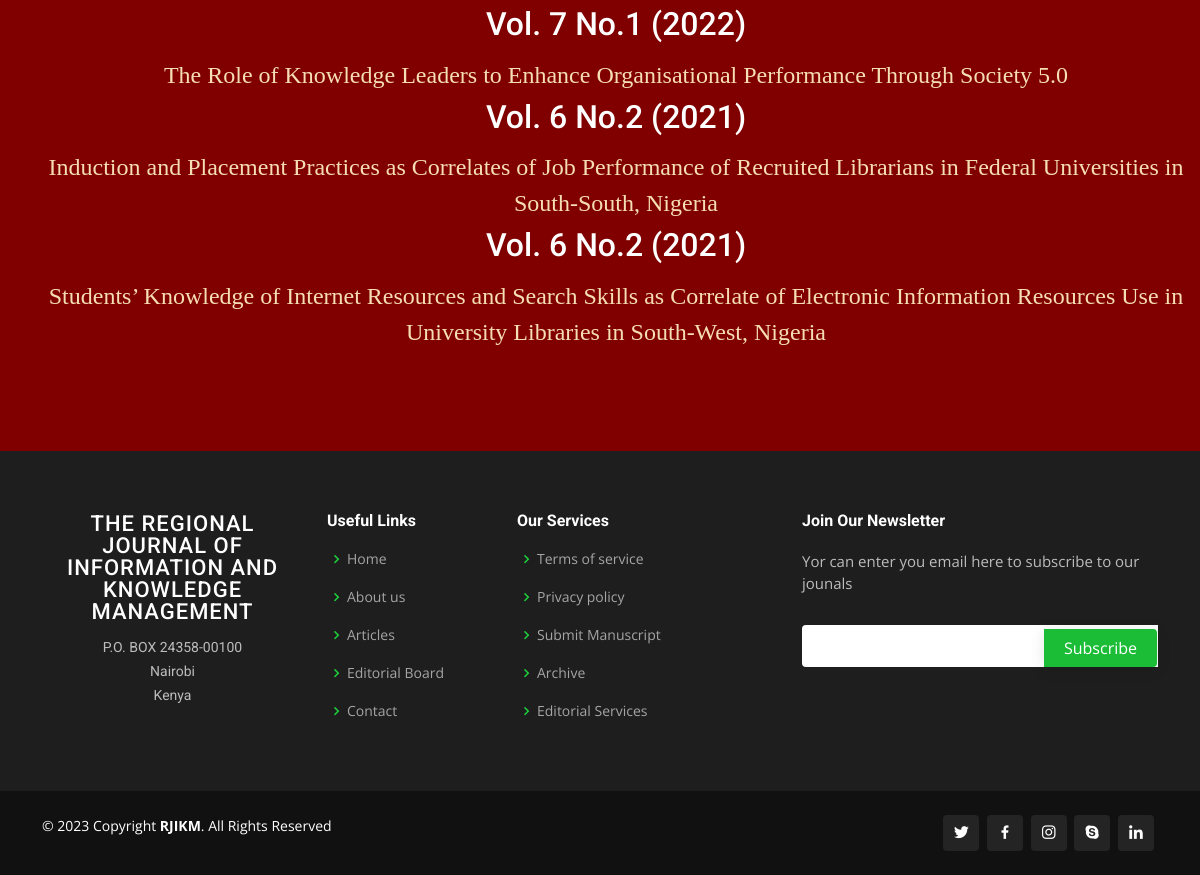
Before: /rjikm/articles (lower part) with the older database file.
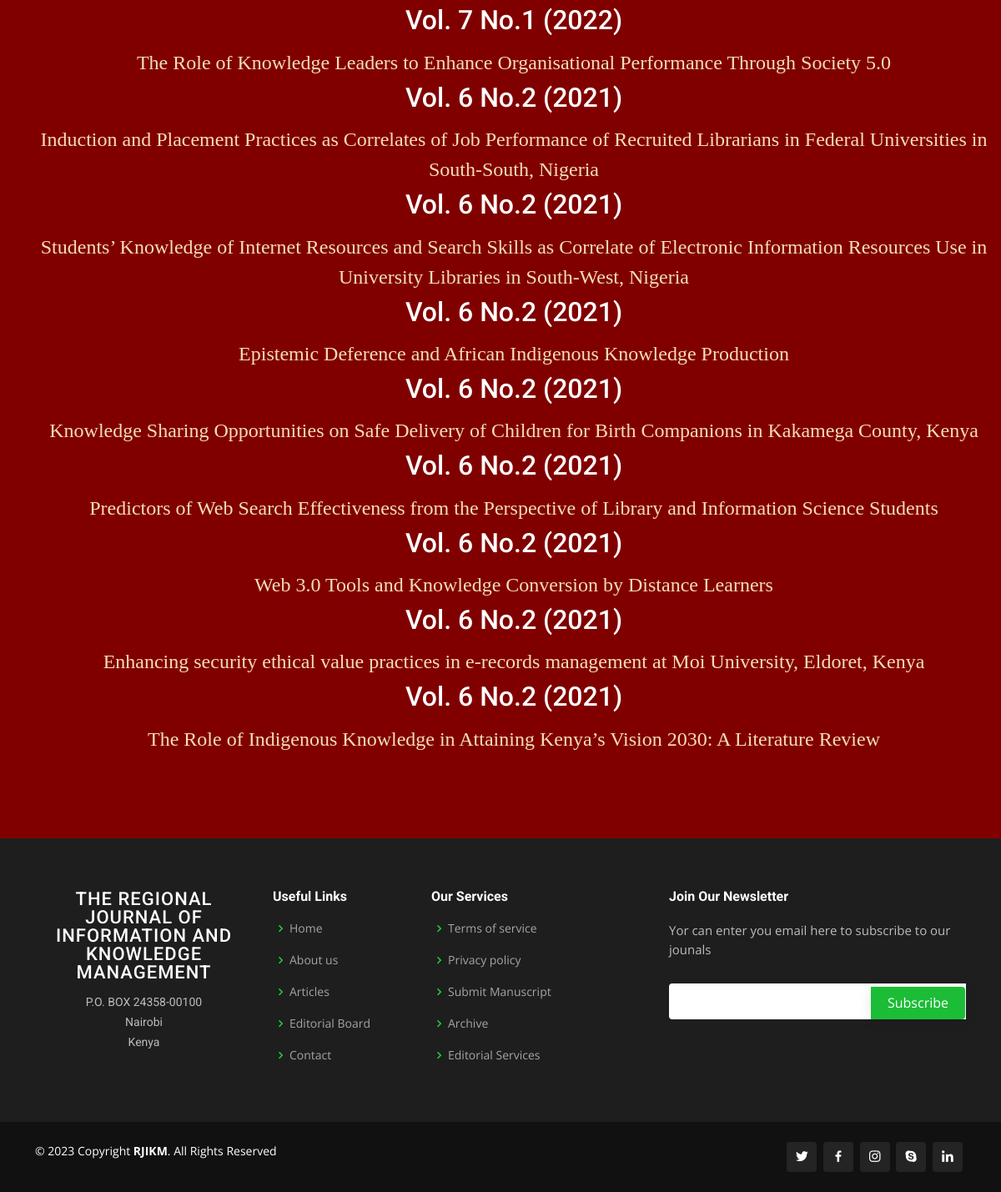
After: the same page with the newer database file.
### rjikm/models.py (models this page shows, shortened)
class Article(models.Model):
    volume = models.CharField(max_length=100, default="untitled")
    title = models.CharField(max_length=400, default='Untitled')
    author1 = models.CharField(max_length=100, default='Anonymous')
    university1 = models.CharField(max_length=100, default='Unknown')
    department1 = models.CharField(max_length=100, default='Unknown')
    email1 = models.EmailField(default='anonymous@example.com')
    author2 = models.CharField(max_length=100, default='Anonymous')
    department2 = models.CharField(max_length=100, default='Unknown')
    university2 = models.CharField(max_length=100, default='Unknown')
    email2 = models.EmailField(default='anonymous@example.com')
    author3 = models.CharField(max_length=100, default='Anonymous')
    department3 = models.CharField(max_length=100, default='Unknown')
    university3 = models.CharField(max_length=100, default='Unknown')
    email3 = models.EmailField(default='anonymous@example.com')
    abstract_title = models.CharField(max_length=100, default='Abstract')
    abstract = models.TextField(default='No abstract provided')
    keyword_title = models.CharField(max_length=100, default="Keyword")
    keywords = models.CharField(max_length=200, default='None')
    pdf_doc = models.FileField(upload_to='rjikm/uploads/', default='Untitled')

### rjikm/views.py (the view)
# urls.py: path("articles", views. articles, name="articles"),
def articles(request):
    articles = Article.objects.all()
    return render(request, "rjikm/articles.html", {'articles': articles})

### rjikm/templates/rjikm/articles.html
{% extends "rjikm/layoutarticles.html" %}
{% block body %}
<section style="background-color: maroon; margin:0px 0px 0px 0px; padding: 100px 0px 80px;">
  <div style=" text-align:center; color: white; font-family: Times New Roman, Times, serif; font-size: 24px;">
    <ol style="display: inline-block; text-align: center; list-style: none;">
        {% for article in articles %}
        {% if article.volume == 'Vol. 7 No.1 (2022)'%}
        <h2 style="text-align:center;"> {{article.volume }} </h2>
        <li style="padding: 5px;" >
        <a href="{% url 'vol7articles' %}" style="text-align: left; color: wheat;" target="_blank"> {{article.title}}</a>
        </li>
        {% else %}
        <h2 style="text-align:center;"> {{article.volume }} </h2>
        <li style="padding: 5px;" >
        <a href="{% url 'vol6_no2_articles' %}" style="text-align: left; color: wheat;" target="_blank">{{article.title}}</a>
        </li>
        {% endif %}
        {% endfor %}
      </ol>
  </div>
</section>
{% endblock %}

### rjikm/templates/rjikm/layoutarticles.html (shortened to what this page needs)
{% load static %}
<!DOCTYPE html>
<html lang="en">
<head>
  <link href="{% static 'vendor/animate.css/animate.min.css' %}" rel="stylesheet">
  <link href="{% static 'vendor/aos/aos.css' %}" rel="stylesheet">
  <link href="{% static 'vendor/bootstrap/css/bootstrap.min.css' %}" rel="stylesheet">
  <link href="{% static 'vendor/bootstrap-icons/bootstrap-icons.css' %}" rel="stylesheet">
  <link href="{% static 'vendor/boxicons/css/boxicons.min.css' %}" rel="stylesheet">
  <link href="{% static 'vendor/glightbox/css/glightbox.min.css' %}" rel="stylesheet">
  <link href="{% static 'vendor/remixicon/remixicon.css' %}" rel="stylesheet">
  <link href="{% static 'vendor/swiper/swiper-bundle.min.css' %}" rel="stylesheet">
    <link href="{% static 'rjikm/style.css' %}" rel="stylesheet">
</head>
<body>
      {% block body %}
      {% endblock %}
<footer id="footer">
    <div class="footer-top">
      <div class="container">
        <div class="row">
          <div class="col-lg-3 col-md-6 footer-contact">
            <h3 style="text-align: center;">The Regional Journal of Information and Knowledge Management</h3>
            <p style="text-align: center;">
              P.O. BOX 24358-00100 <br>
              Nairobi<br>
               Kenya <br><br>
            </p>
          </div>
          <div class="col-lg-2 col-md-6 footer-links">
            <h4>Useful Links</h4>
            <ul>
              <li><i class="bx bx-chevron-right"></i> <a href="{% url 'index' %}">Home</a></li>
              <li><i class="bx bx-chevron-right"></i> <a href="{% url 'about' %}">About us</a></li>
              <li><i class="bx bx-chevron-right"></i> <a href="{% url 'articles' %}">Articles</a></li>
              <li><i class="bx bx-chevron-right"></i> <a href="{% url 'editorial' %}">Editorial Board</a></li>
              <li><i class="bx bx-chevron-right"></i> <a href="{% url 'contact' %}">Contact</a></li>
            </ul>
          </div>
          <div class="col-lg-3 col-md-6 footer-links">
            <h4>Our Services</h4>
            <ul>
             <li><i class="bx bx-chevron-right"></i> <a href="{% url 'authorInstructions' %}">Terms of service</a></li>
              <li><i class="bx bx-chevron-right"></i> <a href="{% url 'contact' %}">Privacy policy</a></li>
              <li><i class="bx bx-chevron-right"></i> <a href="{% url 'submit' %}">Submit Manuscript</a></li>
              <li><i class="bx bx-chevron-right"></i> <a href="#">Archive</a></li>
              <li><i class="bx bx-chevron-right"></i> <a href="{% url 'editorial' %}">Editorial Services</a></li>
            </ul>
          </div>
          <div class="col-lg-4 col-md-6 footer-newsletter">
            <h4>Join Our Newsletter</h4>
            <p>Yor can enter you email here to subscribe to our jounals</p>
            <form action="" method="post">
              <input type="email" name="email"><input type="submit" value="Subscribe">
            </form>
          </div>
        </div>
      </div>
    </div>
    <div class="container d-md-flex py-4">
      <div class="me-md-auto text-center text-md-start">
        <div class="copyright">
          &copy; <script>document.write(new Date().getFullYear());</script> Copyright <strong><span>RJIKM</span></strong>. All Rights Reserved
        </div>
        <div class="credits">
        </div>
      </div>
      <div class="social-links text-center text-md-right pt-3 pt-md-0">
        <a href="#" class="twitter"><i class="bx bxl-twitter"></i></a>
        <a href="#" class="facebook"><i class="bx bxl-facebook"></i></a>
        <a href="#" class="instagram"><i class="bx bxl-instagram"></i></a>
        <a href="#" class="google-plus"><i class="bx bxl-skype"></i></a>
        <a href="#" class="linkedin"><i class="bx bxl-linkedin"></i></a>
      </div>
    </div>
  </footer>
</body>
</html>

### rjikm/static/rjikm/style.css (style rules this page uses)
body { font-family: "Open Sans", sans-serif; color: #4d4643; }
a { color: #1bbd36; text-decoration: none; }
h1, h2, h3, h4, h5, h6 { font-family: "Roboto", sans-serif; }
input[type=submit] { background-color: #04AA6D; border: none; color: #ffffff; text-decoration: none; padding: 20px 20px; margin: 4px 5px 0px 100px; cursor: pointer; }
section { padding: 60px 0; overflow: hidden; }
#footer { color: #fff; font-size: 14px; background: #111; }
#footer .footer-top { padding: 60px 0 30px 0; background: #1e1e1e; }
#footer .footer-top .footer-contact { margin-bottom: 30px; }
#footer .footer-top .footer-contact h3 { font-size: 22px; margin: 0 0 10px 0; padding: 2px 0 2px 0; line-height: 1; font-weight: 500; letter-spacing: 1px; text-transform: uppercase; color: #fff; }
#footer .footer-top .footer-contact p { font-size: 14px; line-height: 24px; margin-bottom: 0; font-family: "Roboto", sans-serif; color: rgba(255, 255, 255, 0.7); }
#footer .footer-top h4 { font-size: 16px; font-weight: bold; color: #fff; position: relative; padding-bottom: 12px; }
#footer .footer-top .footer-links { margin-bottom: 30px; }
#footer .footer-top .footer-links ul { list-style: none; padding: 0; margin: 0; }
#footer .footer-top .footer-links ul i { padding-right: 2px; color: #1ed33c; font-size: 18px; line-height: 1; }
#footer .footer-top .footer-links ul li { padding: 10px 0; display: flex; align-items: center; }
#footer .footer-top .footer-links ul li:first-child { padding-top: 0; }
#footer .footer-top .footer-links ul a { color: rgba(255, 255, 255, 0.6); transition: 0.3s; display: inline-block; line-height: 1; }
#footer .footer-newsletter { font-size: 15px; color: rgba(255, 255, 255, 0.7); }
#footer .footer-newsletter h4 { font-size: 16px; font-weight: bold; color: #fff; position: relative; padding-bottom: 12px; }
#footer .footer-newsletter form { margin-top: 30px; background: #fff; padding: 6px 10px; position: relative; border-radius: 4px 0 0 4px; text-align: left; }
#footer .footer-newsletter form input[type=email] { border: 0; padding: 4px 8px; width: calc(100% - 100px); }
#footer .footer-newsletter form input[type=submit] { position: absolute; top: 0; right: -4px; bottom: 0; border: 0; background: none; font-size: 16px; padding: 0 20px; background: #1bbd36; color: #fff; transition: 0.3s; border-radius: 0 4px 4px 0; box-shadow: 0px 2px 15px rgba(0, 0, 0, 0.1); }
#footer .credits { padding-top: 5px; font-size: 13px; color: #fff; }
#footer .social-links a { font-size: 18px; display: inline-block; background: rgba(255, 255, 255, 0.08); color: #fff; line-height: 1; padding: 8px 0; margin-right: 4px; border-radius: 4px; text-align: center; width: 36px; height: 36px; transition: 0.3s; }

Changed rows visible on the page:
added Article: volume "Vol. 6 No.2 (2021)", title "Epistemic Deference and African Indigenous Knowledge Production"
added Article: volume "Vol. 6 No.2 (2021)", title "Knowledge Sharing Opportunities on Safe Delivery of Children for Birth Companions in Kakamega County, Kenya"
added Article: volume "Vol. 6 No.2 (2021)", title "Predictors of Web Search Effectiveness from the Perspective of Library and Information Science Students"
added Article: volume "Vol. 6 No.2 (2021)", title "Web 3.0 Tools and Knowledge Conversion by Distance Learners"
added Article: volume "Vol. 6 No.2 (2021)", title "Enhancing security ethical value practices in e-records management at Moi University, Eldoret, Kenya"
added Article: volume "Vol. 6 No.2 (2021)", title "The Role of Indigenous Knowledge in Attaining Kenya’s Vision 2030: A Literature Review"
